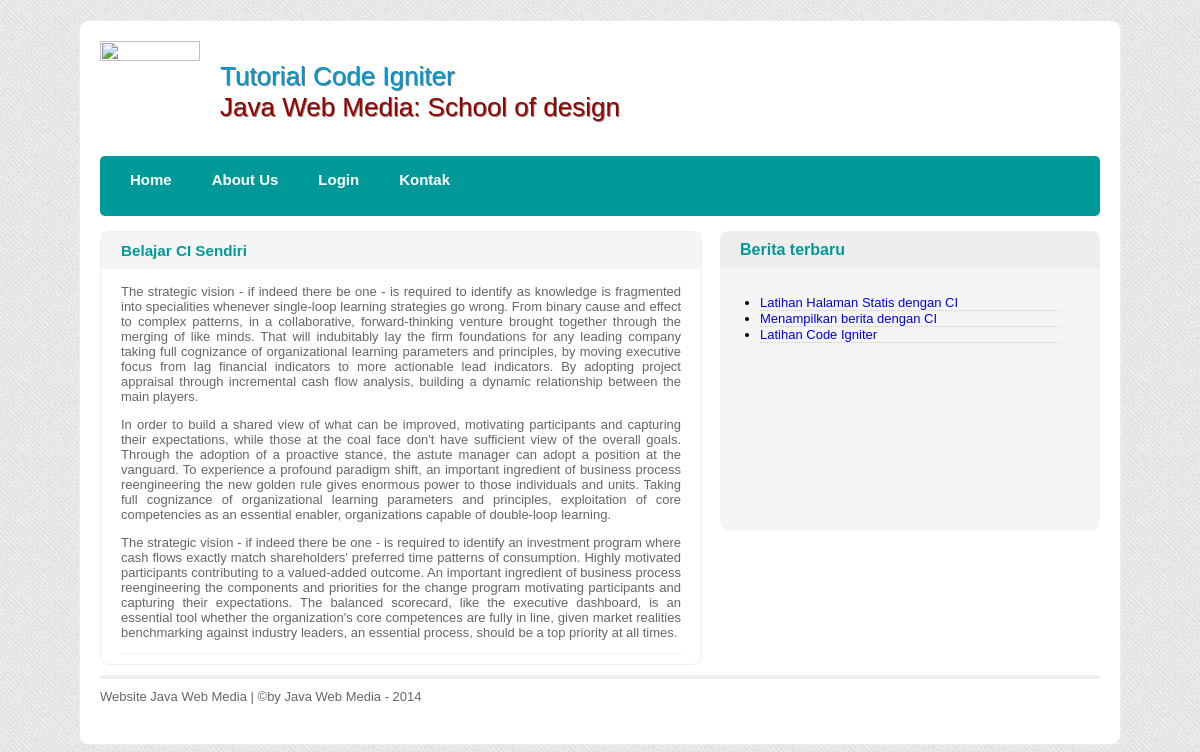
The page /home/read/belajar-sendiri on the database its author committed.
### tables this page shows
CREATE TABLE IF NOT EXISTS `berita` (
`id_berita` int(11) NOT NULL,
  `judul` varchar(500) NOT NULL,
  `slug` varchar(128) NOT NULL,
  `ringkasan` text NOT NULL,
  `isi` text NOT NULL,
  `status_berita` varchar(20) NOT NULL,
  `id_user` int(11) NOT NULL,
  `tanggal` timestamp NOT NULL DEFAULT CURRENT_TIMESTAMP ON UPDATE CURRENT_TIMESTAMP
);

### application/views/layout/konten.php (called while the page is built)
<?php if(!defined('BASEPATH')) exit('no direct script access allowed');
if($isi){
	$this->load->view($isi);
}

### application/views/layout/wrapper.php (called while the page is built)
<?php
require_once('head.php');
require_once('header.php');
require_once('konten.php');
require_once('footer.php');

### application/controllers/home.php (called while the page is built, shortened)
<?php
class Home extends CI_Controller{
	public function __construct(){
		$this->load->model('berita_model');
	}
	public function read($read){
		$data['berita']	= $this->berita_model->daftar_berita();
		$data['detail']	= $this->berita_model->daftar_berita($read);
		$data	= array('title'=>$data['detail']['judul'],
				'berita'=>$this->berita_model->daftar_berita(),
				'detail'=>$this->berita_model->daftar_berita($read),
				'isi'=>'home/read_view'
		);
		$this->load->view('layout/wrapper',$data);
	}
}

### index.php (called while the page is built, shortened)
<?php
require_once BASEPATH.'core/CodeIgniter.php';

### application/models/berita_model.php (called while the page is built, shortened)
<?php
class berita_model extends CI_Model{
	public function daftar_berita($read = false){
		if($read === false){
			$query	= $this->db->query('SELECT * FROM berita WHERE status_berita="Publish" ORDER BY id_berita DESC');
			return $query->result_array();
		}
		$query	= $this->db->get_where('berita', array('slug'=>$read));
		return $query->row_array();
	}
}

### application/views/home/read_view.php (the view)
<div class="konten">
	<div class="posting">
		<h3><?php echo $detail['judul'] ?></h3>
		<div class="ringkasan"><?php echo $detail['isi']; ?></div>
	</div>
	<div class="anggota">
		<h3>Berita terbaru</h3>
			<ul>
				<?php foreach($berita as $list) { ?>
				<li>
					<a href="<?php echo base_url() ?>home/read/<?php echo $list['slug']; ?>">
						<?php echo $list['judul']; ?>
					</a>
				</li>
				<?php } ?>
			</ul>
	</div>
</div>

### asset/css/style.css (style rules this page uses)
body { background-image:url(../images/img/bg.jpg); padding: 0; margin: 0; font-family: "Lucida Sans Unicode", "Lucida Grande", sans-serif; font-size: 13px; }
a, a:visited { text-decoration: none; }
.konten { min-height: 200px; height: auto; }
.anggota { min-height: 300px; background-color: #F5F5F5; width: 380px; float: right; border-radius: 10px; }
.anggota h3 { background-color: #EEE; color: #099; padding: 10px 20px; border-radius: 8px 8px 0 0; margin-top: 0; font-size: 16px; }
.anggota ul { padding: 10px 20px; margin: 0 20px; }
.anggota ul li { padding: 4px o; border-bottom: dotted thin #CCC; }
.posting { float: left; width: 600px; min-height: 300px; height: auto; border: solid 1px #EEE; border-radius: 10px; color: #666; text-align: justify; }
.posting h3 { padding: 10px 20px; margin-top: 0; background-color: #F5F5F5; color: #099; }
.posting .ringkasan { margin: 10px 20px; }
.ringkasan { display: block; clear: both; border-bottom: dotted thin #EEE; }

### rows shown on the page
berita: judul "Belajar CI Sendiri", isi "The strategic vision - if indeed there be one - is required to identify as knowledge is fragmented into specialities whenever single-loop learning strategies go wrong. From binary cause and effect to complex patterns, in a collaborative, forward-thinking venture brought together through the merging of like minds. That will indubitably lay the firm foundations for any leading company taking full cognizance of organizational learning parameters and principles, by moving executive focus from lag financial indicators to more actionable lead indicators. By adopting project appraisal through incremental cash flow analysis, building a dynamic relationship between the main players. In order to…"
berita: judul "Latihan Halaman Statis dengan CI"
berita: judul "Menampilkan berita dengan CI"
berita: judul "Latihan Code Igniter"
